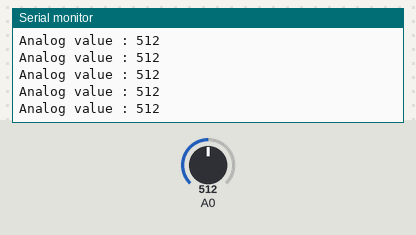
Simulated run of this sketch. Board: Arduino Uno, built with avr-gcc and run on an emulated ATmega328P. Parts: the last lines printed to the serial monitor. The test bench sets the inputs (shaded band); at power-on: A0 = 512.

Above: at 1.2 s.
1.3 s: A0 set to 716
At 1.31 s:
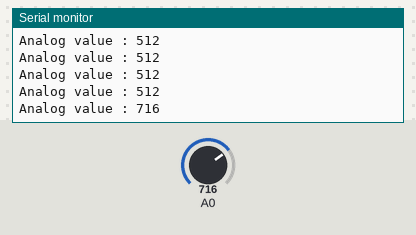
2.8 s: A0 set to 900
At 2.82 s:
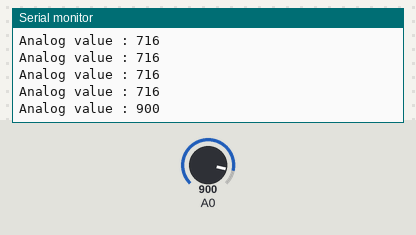
Timing chart, 0 to 5.8 s (numbered marks = the images above; inputs shaded):
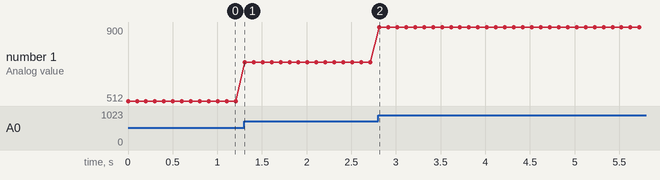

The sketch:

code_for_rain_sensor_.ino
```cpp
int rain_val_analog;

void setup()
{
  pinMode(A0, INPUT);
  Serial.begin(115200);
}

void loop()
{
  rain_val_analog=analogRead(A0);
 Serial.print("Analog value : ");
 Serial.println(rain_val_analog);
 Serial.println("");
  delay(100);
}
```

Measured:
- after the input at 1.3 s, the serial monitor: prints a new line at once (image 1)
- after the input at 2.8 s, the serial monitor: prints a new line at once (image 2)
- plotted number 1: 512 → 716 after the input at 1.3 s, 716 → 900 after the input at 2.8 s
